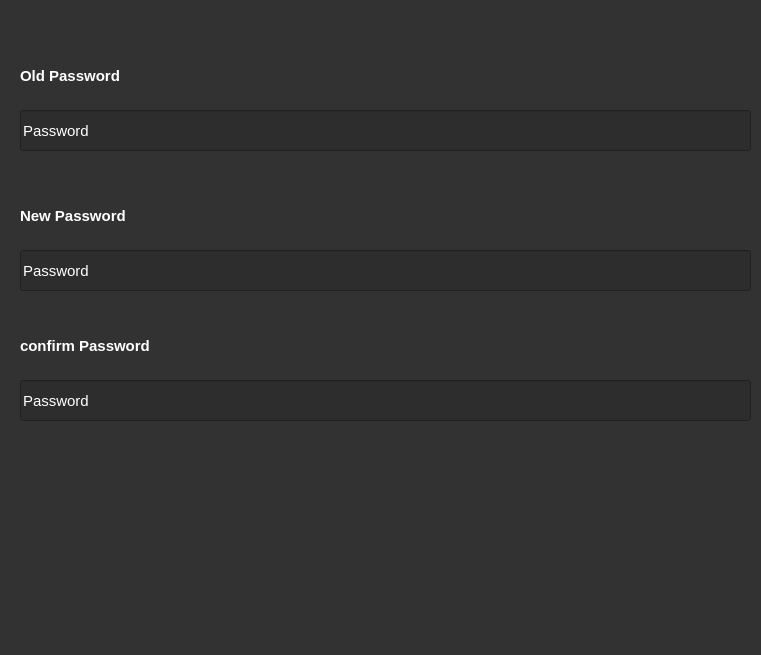
<?xml version="1.0" encoding="UTF-8"?>
<ui version="4.0">
 <class>Form</class>
 <widget class="QWidget" name="Form">
  <property name="geometry">
   <rect>
    <x>0</x>
    <y>0</y>
    <width>761</width>
    <height>655</height>
   </rect>
  </property>
  <property name="windowTitle">
   <string>Form</string>
  </property>
  <property name="styleSheet">
   <string notr="true">background-color: rgb(50, 50, 50);

</string>
  </property>
  <widget class="QLabel" name="label_11">
   <property name="geometry">
    <rect>
     <x>20</x>
     <y>60</y>
     <width>201</width>
     <height>31</height>
    </rect>
   </property>
   <property name="font">
    <font>
     <pointsize>11</pointsize>
     <weight>75</weight>
     <bold>true</bold>
    </font>
   </property>
   <property name="styleSheet">
    <string notr="true">color:rgb(255, 255, 255);</string>
   </property>
   <property name="text">
    <string>Old Password</string>
   </property>
  </widget>
  <widget class="QLineEdit" name="old_Edit">
   <property name="geometry">
    <rect>
     <x>20</x>
     <y>110</y>
     <width>731</width>
     <height>41</height>
    </rect>
   </property>
   <property name="font">
    <font>
     <family>MS Shell Dlg 2</family>
     <pointsize>11</pointsize>
     <weight>9</weight>
     <italic>false</italic>
     <bold>false</bold>
    </font>
   </property>
   <property name="styleSheet">
    <string notr="true">background-color: rgb(45, 45, 45);
font: 75 11pt &quot;MS Shell Dlg 2&quot;;
color:#FFF;</string>
   </property>
   <property name="text">
    <string>Password</string>
   </property>
   <property name="placeholderText">
    <string/>
   </property>
  </widget>
  <widget class="QLabel" name="label_12">
   <property name="geometry">
    <rect>
     <x>20</x>
     <y>200</y>
     <width>201</width>
     <height>31</height>
    </rect>
   </property>
   <property name="font">
    <font>
     <pointsize>11</pointsize>
     <weight>75</weight>
     <bold>true</bold>
    </font>
   </property>
   <property name="styleSheet">
    <string notr="true">color:rgb(255, 255, 255);</string>
   </property>
   <property name="text">
    <string>New Password</string>
   </property>
  </widget>
  <widget class="QLineEdit" name="new_Edit">
   <property name="geometry">
    <rect>
     <x>20</x>
     <y>250</y>
     <width>731</width>
     <height>41</height>
    </rect>
   </property>
   <property name="font">
    <font>
     <family>MS Shell Dlg 2</family>
     <pointsize>11</pointsize>
     <weight>9</weight>
     <italic>false</italic>
     <bold>false</bold>
    </font>
   </property>
   <property name="styleSheet">
    <string notr="true">background-color: rgb(45, 45, 45);
font: 75 11pt &quot;MS Shell Dlg 2&quot;;
color:#FFF;</string>
   </property>
   <property name="text">
    <string>Password</string>
   </property>
   <property name="placeholderText">
    <string/>
   </property>
  </widget>
  <widget class="QLineEdit" name="confirm_Edit">
   <property name="geometry">
    <rect>
     <x>20</x>
     <y>380</y>
     <width>731</width>
     <height>41</height>
    </rect>
   </property>
   <property name="font">
    <font>
     <family>MS Shell Dlg 2</family>
     <pointsize>11</pointsize>
     <weight>9</weight>
     <italic>false</italic>
     <bold>false</bold>
    </font>
   </property>
   <property name="styleSheet">
    <string notr="true">background-color: rgb(45, 45, 45);
font: 75 11pt &quot;MS Shell Dlg 2&quot;;
color:#FFF;</string>
   </property>
   <property name="text">
    <string>Password</string>
   </property>
   <property name="placeholderText">
    <string/>
   </property>
  </widget>
  <widget class="QLabel" name="label_13">
   <property name="geometry">
    <rect>
     <x>20</x>
     <y>330</y>
     <width>201</width>
     <height>31</height>
    </rect>
   </property>
   <property name="font">
    <font>
     <pointsize>11</pointsize>
     <weight>75</weight>
     <bold>true</bold>
    </font>
   </property>
   <property name="styleSheet">
    <string notr="true">color:rgb(255, 255, 255);</string>
   </property>
   <property name="text">
    <string>confirm Password</string>
   </property>
  </widget>
 </widget>
 <resources/>
 <connections/>
</ui>
